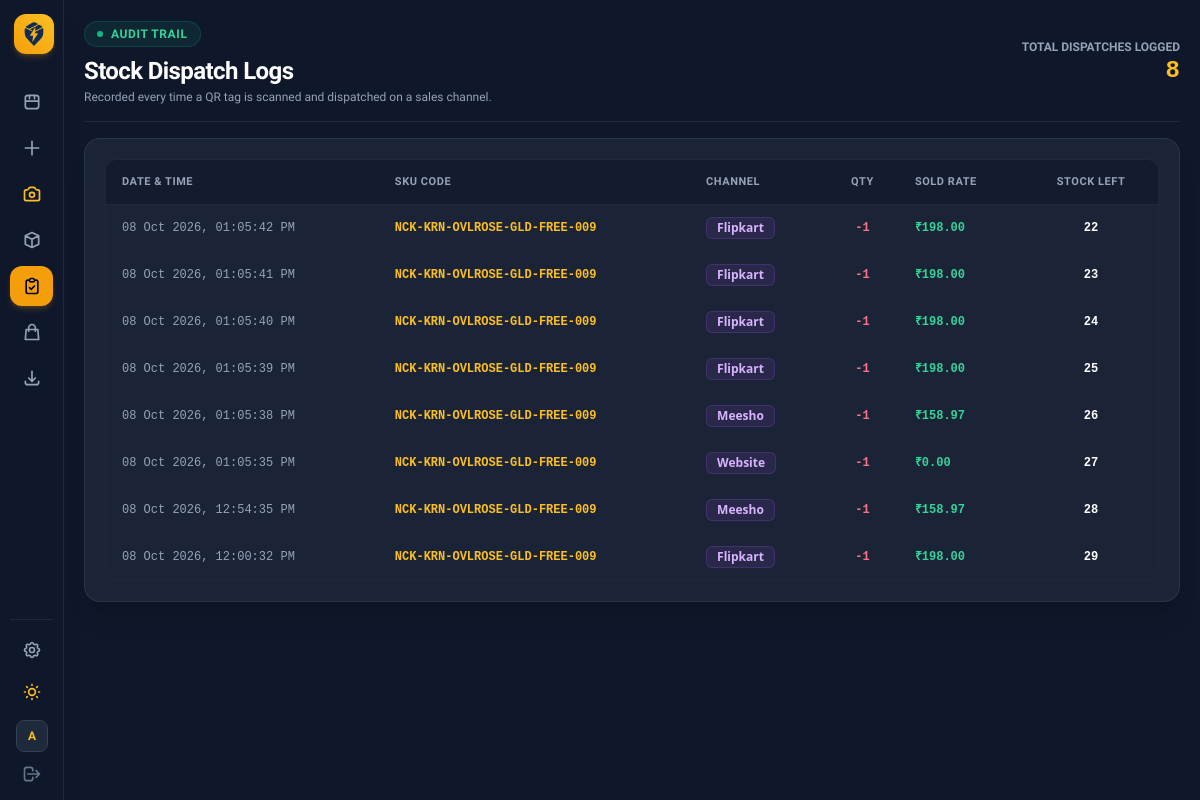
Screenshot of /dispatch-logs/ (signed in) with the database file from the repository.
### sku_manager/models.py (models this page shows, shortened)
class DispatchLog(models.Model):
    sku = models.ForeignKey(JewelrySKU, on_delete=models.CASCADE, related_name='dispatch_logs')
    platform = models.ForeignKey(Platform, on_delete=models.SET_NULL, null=True, blank=True)
    platform_name = models.CharField(max_length=50)
    quantity = models.PositiveIntegerField(default=1)
    sold_price = models.DecimalField(max_digits=10, decimal_places=2, default=0.00)
    stock_after = models.PositiveIntegerField(default=0)
    dispatched_at = models.DateTimeField(auto_now_add=True)
    class Meta:
        ordering = ['-dispatched_at']

class JewelrySKU(models.Model):
    name = models.CharField(max_length=100)
    category = models.CharField(max_length=50, default='General')
    style = models.CharField(max_length=50, blank=True, default='Standard')
    design_model = models.CharField(max_length=50, blank=True, default='')
    size = models.CharField(max_length=30, blank=True, default='Free Size')
    color = models.CharField(max_length=30, blank=True, default='Black')
    number = models.CharField(max_length=10, default='001')
    sku = models.CharField(max_length=100, unique=True, editable=False)
    image = models.ImageField(upload_to='products/', null=True, blank=True)
    is_listed = models.BooleanField(default=True)
    batch_no = models.CharField(max_length=50, blank=True, default='')
    stock = models.PositiveIntegerField(default=0)
    storage_box = models.ForeignKey(StorageBox, on_delete=models.SET_NULL, null=True, blank=True, related_name='skus')
    section_name = models.CharField(max_length=50, blank=True, default='Main Slot')
    purchase_price = models.DecimalField(max_digits=10, decimal_places=2, default=0.00)
    selling_price = models.DecimalField(max_digits=10, decimal_places=2, default=0.00)
    created_at = models.DateTimeField(auto_now_add=True)
    updated_at = models.DateTimeField(auto_now=True)
    class Meta:
        ordering = ['-created_at']

### sku_manager/views.py (the view)
# urls.py: path('dispatch-logs/', views.dispatch_logs, name='dispatch_logs'),
@login_required(login_url='login')
def dispatch_logs(request):
    logs = DispatchLog.objects.select_related('sku').all()
    return render(request, 'sku_manager/dispatch_logs.html', {
        'logs': logs,
        'total_dispatches': logs.count(),
        'active_page': 'dispatch_logs',
    })

### templates/sku_manager/dispatch_logs.html (shortened to what this page needs)
{% extends "sku_manager/base.html" %}
{% block content %}
<header class="flex flex-col sm:flex-row sm:items-center justify-between border-b border-slate-200 dark:border-slate-800 pb-4 gap-4">
  <div>
    <div class="inline-flex items-center gap-2 px-3 py-1 rounded-full bg-emerald-500/10 text-emerald-600 dark:text-emerald-400 border border-emerald-500/20 text-xs font-semibold uppercase tracking-wider mb-2">
      <span class="w-1.5 h-1.5 rounded-full bg-emerald-500 animate-pulse"></span>
      Audit Trail
    </div>
    <h1 class="text-2xl font-extrabold text-slate-900 dark:text-white tracking-tight">Stock Dispatch Logs</h1>
    <p class="text-slate-500 dark:text-slate-400 text-xs mt-0.5">Recorded every time a QR tag is scanned and dispatched on a sales channel.</p>
  </div>
  <div class="text-left sm:text-right">
    <div class="text-xs text-slate-500 dark:text-slate-400 uppercase font-semibold">Total Dispatches Logged</div>
    <div class="text-2xl font-black font-mono text-amber-600 dark:text-amber-400">{{ total_dispatches }}</div>
  </div>
</header>
<div class="bg-white dark:bg-slate-800/80 border border-slate-200 dark:border-slate-700/60 rounded-2xl p-4 sm:p-5 shadow-sm dark:shadow-xl space-y-4">
  <div class="overflow-x-auto rounded-xl border border-slate-200 dark:border-slate-800">
    <table class="w-full text-left text-sm text-slate-700 dark:text-slate-300">
      <thead class="bg-slate-50 dark:bg-slate-900/60 text-[11px] uppercase tracking-wider text-slate-500 dark:text-slate-400 border-b border-slate-200 dark:border-slate-800">
        <tr>
          <th class="py-3 px-4 font-semibold">Date & Time</th>
          <th class="py-3 px-4 font-semibold">SKU Code</th>
          <th class="py-3 px-4 font-semibold">Channel</th>
          <th class="py-3 px-4 text-center font-semibold">Qty</th>
          <th class="py-3 px-4 font-semibold">Sold Rate</th>
          <th class="py-3 px-4 text-center font-semibold">Stock Left</th>
        </tr>
      </thead>
      <tbody class="divide-y divide-slate-100 dark:divide-slate-800/60 font-mono text-xs">
        {% for log in logs %}
          <tr class="hover:bg-slate-50 dark:hover:bg-slate-800/30 transition">
            <td class="py-3 px-4 text-slate-500 dark:text-slate-400">{{ log.dispatched_at|date:"d M Y, h:i:s A" }}</td>
            <td class="py-3 px-4 font-bold text-amber-600 dark:text-amber-400">{{ log.sku.sku }}</td>
            <td class="py-3 px-4 font-sans font-semibold">
              <span class="inline-flex items-center gap-1.5 px-2.5 py-0.5 rounded-md bg-purple-500/10 border border-purple-500/20 text-purple-700 dark:text-purple-300 text-xs font-semibold">
                {{ log.platform_name }}
              </span>
            </td>
            <td class="py-3 px-4 text-center text-rose-500 dark:text-rose-400 font-bold">-{{ log.quantity }}</td>
            <td class="py-3 px-4 text-emerald-600 dark:text-emerald-400 font-bold">₹{{ log.sold_price }}</td>
            <td class="py-3 px-4 text-center text-slate-900 dark:text-white font-bold">{{ log.stock_after }}</td>
          </tr>
        {% empty %}
          <tr>
            <td colspan="6" class="text-center py-12 text-slate-400 dark:text-slate-500 text-xs font-sans">
              No sales dispatches logged yet. Scan any tag to register your first sale!
            </td>
          </tr>
        {% endfor %}
      </tbody>
    </table>
  </div>
</div>
{% endblock %}

### templates/sku_manager/base.html (shortened to what this page needs)
{% load static %}
<!DOCTYPE html>
<html lang="en" class="dark">
<head>
  <script src="https://cdn.tailwindcss.com"></script>
</head>
<body class="bg-slate-100 text-slate-800 dark:bg-slate-900 dark:text-slate-100 min-h-screen flex antialiased transition-colors duration-200">
  <aside class="group fixed left-0 top-0 z-40 h-screen w-16 hover:w-60 transition-all duration-300 ease-in-out bg-white border-r border-slate-200 dark:bg-slate-900 dark:border-slate-800 flex flex-col justify-between p-2.5 shadow-xl overflow-hidden">
    <div class="space-y-6">
      <a href="{% url 'inventory_list' %}" class="flex items-center gap-3 px-1 py-1">
        <div class="w-10 h-10 min-w-[40px] rounded-xl bg-gradient-to-tr from-amber-500 to-amber-400 flex items-center justify-center shadow-md shadow-amber-500/20 text-slate-950">
          <img src="{% static 'tatkal-pick-icon.svg' %}" class="w-7 h-7 object-contain" alt="Tatkal Pick">
        </div>
      </a>
      <nav class="space-y-1.5">
        <a href="{% url 'inventory_list' %}" title="Inventory"
          class="flex items-center gap-3.5 px-3 py-2.5 rounded-xl transition {% if active_page == 'inventory' %}bg-amber-500 text-slate-950 font-bold shadow-md shadow-amber-500/20{% else %}text-slate-600 dark:text-slate-400 hover:bg-slate-100 dark:hover:bg-slate-800 dark:hover:text-white{% endif %}">
          <svg class="w-5 h-5 min-w-[20px]" fill="none" stroke="currentColor" viewBox="0 0 24 24"><path stroke-linecap="round" stroke-linejoin="round" stroke-width="2" d="M4 7v10c0 2 1.5 3 3.5 3h9c2 0 3.5-1 3.5-3V7c0-2-1.5-3-3.5-3h-9C5.5 4 4 5 4 7zm0 4h16M9 4v4m6-4v4"></path></svg>
        </a>
        <a href="{% url 'product_master' %}" title="Add Products & Catalog"
          class="flex items-center gap-3.5 px-3 py-2.5 rounded-xl transition {% if active_page == 'products' %}bg-amber-500 text-slate-950 font-bold shadow-md shadow-amber-500/20{% else %}text-slate-600 dark:text-slate-400 hover:bg-slate-100 dark:hover:bg-slate-800 dark:hover:text-white{% endif %}">
          <svg class="w-5 h-5 min-w-[20px]" fill="none" stroke="currentColor" viewBox="0 0 24 24"><path stroke-linecap="round" stroke-linejoin="round" stroke-width="2" d="M12 4v16m8-8H4"></path></svg>
        </a>
        <a href="{% url 'sku_scanner' %}" title="Camera Scanner"
          class="flex items-center gap-3.5 px-3 py-2.5 rounded-xl transition {% if active_page == 'scanner' %}bg-amber-500 text-slate-950 font-bold shadow-md shadow-amber-500/20{% else %}text-amber-600 dark:text-amber-400 hover:bg-slate-100 dark:hover:bg-slate-800{% endif %}">
        </a>
        <a href="{% url 'box_manager' %}" title="Storage Boxes"
          class="flex items-center gap-3.5 px-3 py-2.5 rounded-xl transition {% if active_page == 'boxes' %}bg-amber-500 text-slate-950 font-bold shadow-md shadow-amber-500/20{% else %}text-slate-600 dark:text-slate-400 hover:bg-slate-100 dark:hover:bg-slate-800 dark:hover:text-white{% endif %}">
          <svg class="w-5 h-5 min-w-[20px]" fill="none" stroke="currentColor" viewBox="0 0 24 24"><path stroke-linecap="round" stroke-linejoin="round" stroke-width="2" d="M20 7l-8-4-8 4m16 0l-8 4m8-4v10l-8 4m0-10L4 7m8 4v10M4 7v10l8 4"></path></svg>
        </a>
        <a href="{% url 'dispatch_logs' %}" title="Dispatch Logs"
          class="flex items-center gap-3.5 px-3 py-2.5 rounded-xl transition {% if active_page == 'dispatch_logs' %}bg-amber-500 text-slate-950 font-bold shadow-md shadow-amber-500/20{% else %}text-slate-600 dark:text-slate-400 hover:bg-slate-100 dark:hover:bg-slate-800 dark:hover:text-white{% endif %}">
          <svg class="w-5 h-5 min-w-[20px]" fill="none" stroke="currentColor" viewBox="0 0 24 24"><path stroke-linecap="round" stroke-linejoin="round" stroke-width="2" d="M9 5H7a2 2 0 00-2 2v12a2 2 0 002 2h10a2 2 0 002-2V7a2 2 0 00-2-2h-2M9 5a2 2 0 002 2h2a2 2 0 002-2M9 5a2 2 0 012-2h2a2 2 0 012 2m-6 9l2 2 4-4"></path></svg>
        </a>
        <a href="{% url 'platform_manager' %}" title="Marketplace Channels"
          class="flex items-center gap-3.5 px-3 py-2.5 rounded-xl transition {% if active_page == 'platforms' %}bg-amber-500 text-slate-950 font-bold shadow-md shadow-amber-500/20{% else %}text-slate-600 dark:text-slate-400 hover:bg-slate-100 dark:hover:bg-slate-800 dark:hover:text-white{% endif %}">
          <svg class="w-5 h-5 min-w-[20px]" fill="none" stroke="currentColor" viewBox="0 0 24 24"><path stroke-linecap="round" stroke-linejoin="round" stroke-width="2" d="M16 11V7a4 4 0 00-8 0v4M5 9h14l1 12H4L5 9z"></path></svg>
        </a>
        <a href="{% url 'sku_export_csv' %}" title="Export CSV"
          class="flex items-center gap-3.5 px-3 py-2.5 rounded-xl transition text-slate-600 dark:text-slate-400 hover:bg-slate-100 dark:hover:bg-slate-800 dark:hover:text-white">
          <svg class="w-5 h-5 min-w-[20px]" fill="none" stroke="currentColor" viewBox="0 0 24 24"><path stroke-linecap="round" stroke-linejoin="round" stroke-width="2" d="M4 16v1a3 3 0 003 3h10a3 3 0 003-3v-1m-4-4l-4 4m0 0l-4-4m4 4V4"></path></svg>
        </a>
      </nav>
    </div>
    <div class="space-y-1.5 pt-3 border-t border-slate-200 dark:border-slate-800">
      <a href="{% url 'app_settings' %}" title="System Settings"
        class="flex items-center gap-3.5 px-3 py-2 rounded-xl transition {% if active_page == 'settings' %}bg-amber-500 text-slate-950 font-bold shadow-md shadow-amber-500/20{% else %}text-slate-600 dark:text-slate-400 hover:bg-slate-100 dark:hover:bg-slate-800 dark:hover:text-white{% endif %}">
      </a>
      <button id="themeToggleBtn" type="button" title="Switch Theme"
        class="w-full flex items-center gap-3.5 px-3 py-2 rounded-xl text-slate-600 dark:text-slate-400 hover:bg-slate-100 dark:hover:bg-slate-800 transition">
      </button>
      {% if request.user.is_authenticated %}
      <div class="flex items-center gap-3 px-1.5 pt-1 overflow-hidden">
        <div class="w-8 h-8 min-w-[32px] rounded-lg bg-slate-200 dark:bg-slate-800 border border-slate-300 dark:border-slate-700 flex items-center justify-center font-bold text-amber-600 dark:text-amber-400 text-xs">
          {{ request.user.username|slice:":1"|upper }}
        </div>
      </div>
      <a href="{% url 'logout' %}" title="Log Out"
        class="flex items-center gap-3 px-3 py-1.5 rounded-xl text-slate-500 hover:bg-rose-500/10 hover:text-rose-500 transition">
        <svg class="w-5 h-5 min-w-[20px]" fill="none" stroke="currentColor" viewBox="0 0 24 24">
          <path stroke-linecap="round" stroke-linejoin="round" stroke-width="2" d="M17 16l4-4m0 0l-4-4m4 4H7m6 4v1a3 3 0 01-3 3H6a3 3 0 01-3-3V7a3 3 0 013-3h4a3 3 0 013 3v1"></path>
        </svg>
      </a>
      {% endif %}
    </div>
  </aside>
  <main class="flex-1 ml-16 p-4 sm:p-5 min-h-screen transition-all duration-300">
    <div class="w-full space-y-4">
      {% block content %}{% endblock %}
    </div>
  </main>
</body>
</html>

### templates/sku_manager/base.html (style rules this page uses)
body { font-family: 'Plus Jakarta Sans', sans-serif; }

### rows the page displays
DispatchLog: dispatched_at "08 Oct 2026, 01:05:42 PM", sku.sku "NCK-KRN-OVLROSE-GLD-FREE-009", platform_name "Flipkart", quantity "1", sold_price "198.00", stock_after "22"
DispatchLog: dispatched_at "08 Oct 2026, 01:05:41 PM", sku.sku "NCK-KRN-OVLROSE-GLD-FREE-009", platform_name "Flipkart", quantity "1", sold_price "198.00", stock_after "23"
DispatchLog: dispatched_at "08 Oct 2026, 01:05:40 PM", sku.sku "NCK-KRN-OVLROSE-GLD-FREE-009", platform_name "Flipkart", quantity "1", sold_price "198.00", stock_after "24"
DispatchLog: dispatched_at "08 Oct 2026, 01:05:39 PM", sku.sku "NCK-KRN-OVLROSE-GLD-FREE-009", platform_name "Flipkart", quantity "1", sold_price "198.00", stock_after "25"
DispatchLog: dispatched_at "08 Oct 2026, 01:05:38 PM", sku.sku "NCK-KRN-OVLROSE-GLD-FREE-009", platform_name "Meesho", quantity "1", sold_price "158.97", stock_after "26"
DispatchLog: dispatched_at "08 Oct 2026, 01:05:35 PM", sku.sku "NCK-KRN-OVLROSE-GLD-FREE-009", platform_name "Website", quantity "1", sold_price "0.00", stock_after "27"
DispatchLog: dispatched_at "08 Oct 2026, 12:54:35 PM", sku.sku "NCK-KRN-OVLROSE-GLD-FREE-009", platform_name "Meesho", quantity "1", sold_price "158.97", stock_after "28"
DispatchLog: dispatched_at "08 Oct 2026, 12:00:32 PM", sku.sku "NCK-KRN-OVLROSE-GLD-FREE-009", platform_name "Flipkart", quantity "1", sold_price "198.00", stock_after "29"

### other values shown
{{ request.user.username|slice:":1"|upper }} "A"
{{ total_dispatches }} "8"
